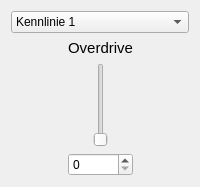
                <widget class="QWidget" name="page_2R_verzerrung">
                 <layout class="QVBoxLayout" name="verticalLayout_31">
                  <item>
                   <layout class="QGridLayout" name="gridLayout_8">
                    <item row="0" column="0" colspan="3">
                     <widget class="QComboBox" name="comboBox_Verzerrung_2R_kennlinie">
                      <item>
                       <property name="text">
                        <string>Kennlinie 1</string>
                       </property>
                      </item>
                      <item>
                       <property name="text">
                        <string>Kennlinie 2</string>
                       </property>
                      </item>
                      <item>
                       <property name="text">
                        <string>Kennlinie 3</string>
                       </property>
                      </item>
                      <item>
                       <property name="text">
                        <string>Kennlinie 4</string>
                       </property>
                      </item>
                     </widget>
                    </item>
                    <item row="2" column="0">
                     <spacer name="horizontalSpacer_38">
                      <property name="orientation">
                       <enum>Qt::Horizontal</enum>
                      </property>
                      <property name="sizeHint" stdset="0">
                       <size>
                        <width>28</width>
                        <height>20</height>
                       </size>
                      </property>
                     </spacer>
                    </item>
                    <item row="2" column="2">
                     <spacer name="horizontalSpacer_39">
                      <property name="orientation">
                       <enum>Qt::Horizontal</enum>
                      </property>
                      <property name="sizeHint" stdset="0">
                       <size>
                        <width>28</width>
                        <height>20</height>
                       </size>
                      </property>
                     </spacer>
                    </item>
                    <item row="1" column="1">
                     <widget class="QLabel" name="label_30">
                      <property name="font">
                       <font>
                        <pointsize>11</pointsize>
                       </font>
                      </property>
                      <property name="text">
                       <string>Overdrive</string>
                      </property>
                      <property name="alignment">
                       <set>Qt::AlignCenter</set>
                      </property>
                     </widget>
                    </item>
                    <item row="2" column="1" alignment="Qt::AlignHCenter">
                     <widget class="QSlider" name="verticalSlider_2R_Verzerrung_setOverdrive">
                      <property name="sizePolicy">
                       <sizepolicy hsizetype="Expanding" vsizetype="Expanding">
                        <horstretch>0</horstretch>
                        <verstretch>0</verstretch>
                       </sizepolicy>
                      </property>
                      <property name="maximum">
                       <number>40</number>
                      </property>
                      <property name="orientation">
                       <enum>Qt::Vertical</enum>
                      </property>
                     </widget>
                    </item>
                    <item row="3" column="1">
                     <widget class="QSpinBox" name="spinBox_2R_verzerrung_showOverdrive">
                      <property name="maximum">
                       <number>40</number>
                      </property>
                     </widget>
                    </item>
                   </layout>
                  </item>
                 </layout>
                </widget>
